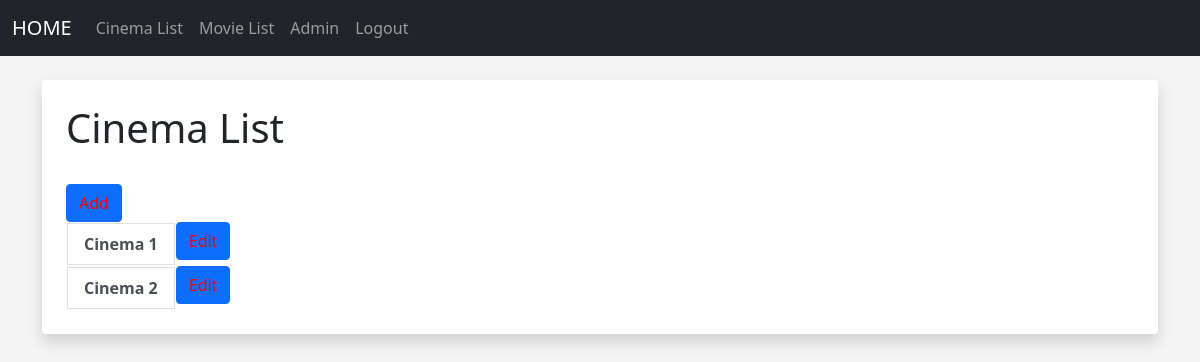
/cinema_list (signed in), run on an earlier commit of the app's database.
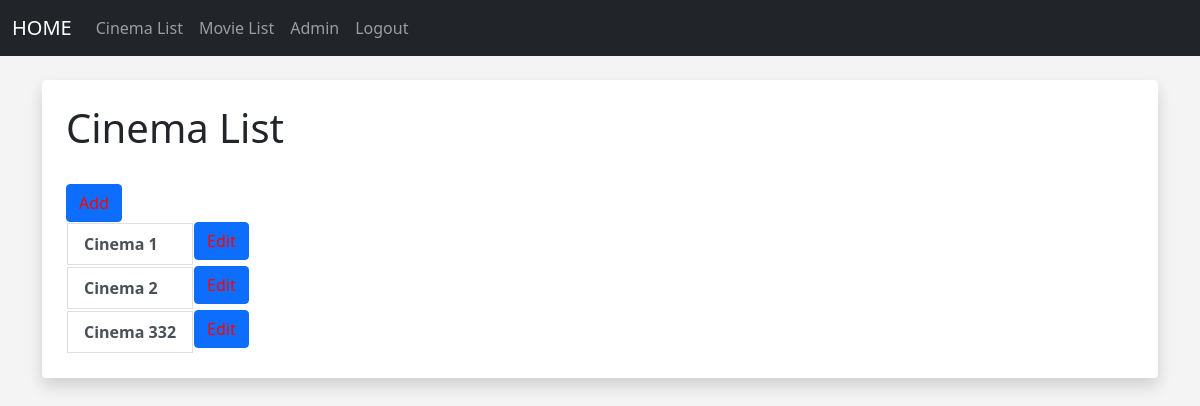
And on a later commit of the database.
### members/models.py (models this page shows, shortened)
class Cinema(models.Model):
    name = models.CharField(max_length=256)
    total_cinema_halls = models.IntegerField()

### members/views.py (the view)
# urls.py: path('cinema_list', views.get_all_cinemas, name='cinema_list'),
def get_all_cinemas(request):
    cinema_list = Cinema.objects.all()
    return render(request, 'ui/cinema_list.html', {'cinema_list':cinema_list})

### members/templates/ui/cinema_list.html (shortened to what this page needs)
{% extends 'ui/base.html' %}
{% block content %}
	<div class="shadow p-4 mb-5 bg-body rounded">
	<h1>Cinema List</h1>
  <br/>
  {% if user.is_superuser %}
  <button type="button" class="btn btn-primary"><a style="text-decoration: none; color:red;"  href="{% url 'add_cinema' %}">Add</a></button>
  {% endif %}
<br/>
<table>
  {% for cinema in cinema_list %}
  <tr>
  <th>
  <a href="{% url 'cinema_info' cinema.id %}" class="list-group-item list-group-item-action">
    <label>
      {{cinema.name}}
    </label>
  </a>
  </th>
  <th
  {% if user.is_superuser %}
    <button type="button" class="btn btn-primary"><a style="text-decoration: none; color:red;"  href="{% url 'edit_cinema' cinema.id %}">Edit</a></button>
  {% endif %}
  </th>
  </tr>
  {% endfor %}
</table>
</div>
<br/><br/>
{% endblock %}

What changed in the data, as far as the page shows it:
added Cinema: name "Cinema 332"
